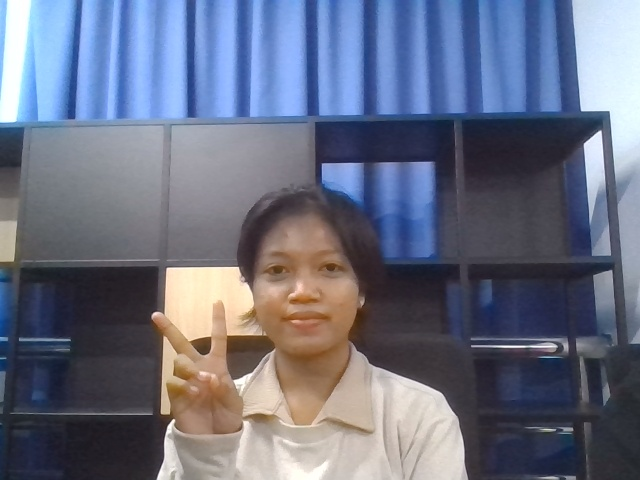
#> input picture StudiKasus1/faces/adnya/adnya (12).jpg, 640 x 480 px, given as the content of the folder ../dataset_CV/, which was not available
$ jupyter execute --allow-errors StudiKasus3.ipynb   (text cells are left out)
#> lines starting #> are read from the running program, lines starting #| are printed output that depends on the picture; pictures that were not available may be replaced by others from this repository, and a replacement may not be noted
[cell 1]
import cv2
import numpy as np
import os

[cell 2]
def haar(img):
    status = False
    face_roi = []

    # Load Haar Cascade classifier for face detection
    face_cascade = cv2.CascadeClassifier(cv2.data.haarcascades + 'haarcascade_frontalface_default.xml')

    # Convert the image to grayscale (required for face detection)
    gray = cv2.cvtColor(img, cv2.COLOR_BGR2GRAY)

    # Detect faces in the image using the face_cascade
    faces = face_cascade.detectMultiScale(gray, scaleFactor=1.5, minNeighbors=5)

    # Draw bounding boxes around the detected faces and display the image
    for (x, y, w, h) in faces:
        # Draw a rectangle around the detected face
        face_roi = img[y:y+h, x:x+w]
        status = True
    return status,face_roi

[cell 3]
#from google.colab import drive
#drive.mount('/content/drive')

[cell 4]
#menentukan direktori/folder data citra yang akan dibuka
dirname = '../dataset_CV/'

#menentukan ukuran tinggi dan lebar gambar
height = 225
width = 225
dim = (width, height)

#mengumpulkan data citra yang akan dibuka dalam satu array
tampungan_data= []
tampungan_label=[]
for path, subdirs, files in os.walk(dirname):
    print(path)
    for name in files:
        img_path = (os.path.join(path, name))

        #baca path data
        if (img_path.endswith("jpg")): #dengan file berekstensi jpg
            img = cv2.imread(img_path) #baca gambar
#> img is the input picture: shape (480, 640, 3); mean B, G, R 131.1, 111.4, 105.6

            path_parts = path.split('/')
            # Mengambil elemen terakhir dari path_parts sebagai kata terakhir
            last_word = path_parts[-1]

            #preprocessing data / segentasi  boleh dilakukan disini
            status, gambar_haar = haar(img)
#> in haar, `gray = cv2.cvtColor(img, cv2.COLOR_BGR2GRAY)`:
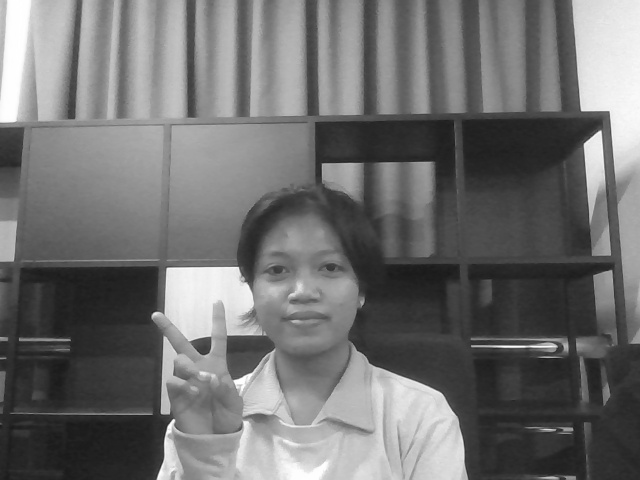
#> gray: shape (480, 640); min 25, max 255, mean 111.9
#> in haar, `faces = face_cascade.detectMultiScale(gray, scaleFactor=1.5, minNeighb..`: faces = [[244, 223, 122, 122]]
#> the loop in haar, `for (x, y, w, h) in faces:` made 1 pass
#> pass 1, in haar, `face_roi = img[y:y+h, x:x+w]`:
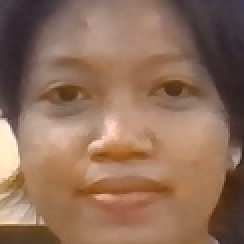
#> face_roi: shape (122, 122, 3) (shown 2 times larger); mean B, G, R 89.7, 110.2, 143.6
#> status = True
            if(status):
                resized=cv2.resize(gambar_haar,dim, interpolation=cv2.INTER_LINEAR) #resize
                tampungan_data.append(resized/255.0) #menumpuk gambar blur pada array tampungan dan di sampling
                tampungan_label.append(last_word)
    X = np.array(tampungan_data)
    y = np.array(tampungan_label)

[cell 5]
import seaborn as sns
import matplotlib.pyplot as plt

list_label=np.unique(y) #mendapatkan label unik
label_dict = {label: idx for idx, label in enumerate(list_label)} #masukkan dalam list
print(label_dict)
label_numerik = [label_dict[s] for s in y] #ubah kedalam numerik
label_numerik_array = np.array(label_numerik)

# Visualisasikan jumlah dalam plot
sns.countplot(x=label_numerik_array)
plt.xlabel('Numeric Labels')
plt.ylabel('Count')
plt.title('Count Plot for Numeric Labels')
plt.show()
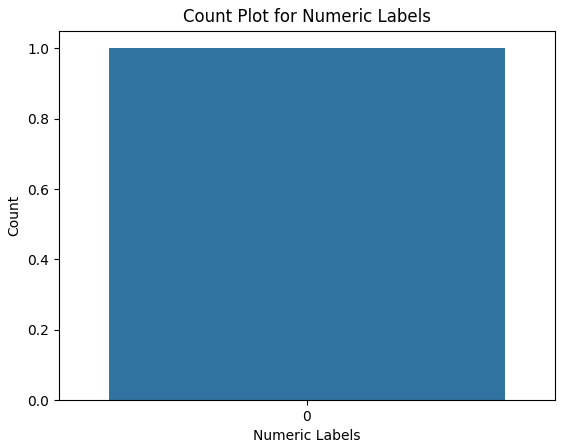
#> figure drawn by matplotlib, 1 panel

# simpan dalam file npy untuk labeling
np.save('weight/label_knn.npy', label_dict)

#> (a cell that did not finish here is left out)

[cell 7]
print(f"awal {X.shape}")
#| awal (1, 225, 225, 3)

jml_data = X.shape[0]
#> jml_data = 1
h = X.shape[1]
#> h = 225
w = X.shape[2]
#> w = 225
d = X.shape[3]
#> d = 3
flatten  = h*w*d
#> flatten = 151875
#untuk shape ML itu 1 dimensi jadi X 3 dimensi harus di reshape jadi 1dimensi
X_1d = X.reshape(jml_data, flatten)

print(f"akhir {X_1d.shape}")
#| akhir (1, 151875)

[cell 8]
from sklearn.model_selection import train_test_split #library untuk train test split

#melakukan splitting data
#> (the rest of this cell did not finish here and is left out)

[cell 9]
from sklearn.model_selection import GridSearchCV,StratifiedKFold #melakukan validasi dengan hasil skor akurasi dengan cross validation

parameters = {'n_neighbors':[1, 3, 5, 7],
             'metric': ['minkowski','euclidean','manhattan']} #masukan parameter yang akan dilakukan

from sklearn.neighbors import KNeighborsClassifier

model = KNeighborsClassifier()
# Create the StratifiedKFold cross-validation method
stratified_kfold = StratifiedKFold(n_splits=3, shuffle=True, random_state=42)


clf = GridSearchCV(model, parameters, verbose=3, cv=stratified_kfold, scoring='accuracy') #panggil gridsearch
#> (the rest of this cell did not finish here and is left out)

[cell 10]
# Visualize the metric distances for each label separately with different marker shapes
plt.figure(figsize=(6, 4))
# Dictionary to map label to marker shape
marker_dict = {0: 's', 1: '^', 2: 'o'}
# Get the distances to the k nearest neighbors for each data point
#> (the rest of this cell did not finish here and is left out)

#> (a cell that did not finish here is left out)

[cell 12]
from sklearn.metrics import classification_report , confusion_matrix

# Create a confusion matrix
#> (the rest of this cell did not finish here and is left out)

#> (a cell that did not finish here is left out)

[cell 14]
import matplotlib.pyplot as plt
import cv2
import os
import os.path
import numpy as np

url= '../dataset_CV/mahfud/IMG-20231101-WA0011.jpg'
img=cv2.imread(url)
plt.figure()
plt.title("Data Test")
plt.imshow(cv2.cvtColor(img, cv2.COLOR_BGR2RGB))
plt.show()

#pastikan langkah preprocessing yang dilakukan sama dengan data train
status,haarnya=haar(img)
#> the loop in haar (call 2), `for (x, y, w, h) in faces:` made 1 pass
convert = haarnya/255.0
img_resize = cv2.resize(convert,(225,225))
#tampilkan hasil
plt.figure()
plt.title("Hasil preprocessing")
plt.imshow(img_resize)
plt.show()


test=[img_resize.flatten()] #makukan ke list
print(f"ukuran gambar test {img_resize.flatten().shape}") #sama dengan input shape
#| ukuran gambar test (151875,)

# Mengecek hasil klasifikasi pada salah satu dataset
#> (the rest of this cell did not finish here and is left out)

[cell 15]
import pickle
#> (the rest of this cell did not finish here and is left out)

[cell 16]
import cv2
import os
import os.path
import numpy as np
from time import sleep
import pickle

def read_model(filename, path=""):
#> called with filename = 'weight\\model_haar_knn_optimasi.pkl', path = ''
    with open(os.path.join(path, filename), 'rb') as in_name:
#> (reads StudiKasus3/weight/model_haar_knn_optimasi.pkl from the repository)
        model = pickle.load(in_name)
        return model


color = (255, 0, 0)
cap = cv2.VideoCapture(0)
#> (the rest of this cell did not finish here and is left out)

[cell 17]
import cv2
import matplotlib.pyplot as plt
import os
def haar(img):
    face_roi = []
    status = False

    # Load Haar Cascade classifier for face detection
    face_cascade = cv2.CascadeClassifier(cv2.data.haarcascades + 'haarcascade_frontalface_default.xml')

    # Convert the image to grayscale (required for face detection)
    gray = cv2.cvtColor(img, cv2.COLOR_BGR2GRAY)

    # Detect faces in the image using the face_cascade
    faces = face_cascade.detectMultiScale(gray, scaleFactor=1.5, minNeighbors=5)
#> faces = [[244, 223, 122, 122]]

    # Draw bounding boxes around the detected faces and display the image
    for (x, y, w, h) in faces:
        # Draw a rectangle around the detected face
        face_roi = img[y:y+h, x:x+w]
        status = True
#> this loop made 1 pass
    return status,face_roi

[cell 18]
import cv2
import matplotlib.pyplot as plt

# Loading the image
img = cv2.imread('../dataset_CV/mahfud/IMG-20231101-WA0011.jpg')
status,haarnya=haar(img)

# Applying SIFT detector
sift = cv2.SIFT_create(500)
kpts, des = sift.detectAndCompute(haarnya, None)
#> kpts = 35 keypoints; strongest (x, y, size): (118, 80, 2.7), (48, 72, 3.5), (55, 65, 8.5), (50, 78, 5)

# Marking the keypoint on the image using circles
img=cv2.drawKeypoints(haarnya, kpts , haarnya ,flags=cv2.DRAW_MATCHES_FLAGS_DRAW_RICH_KEYPOINTS)
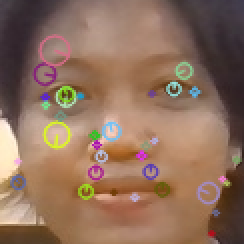
#> img: shape (122, 122, 3) (shown 2 times larger); mean B, G, R 92.3, 111.6, 143.3
print(f" jumlah keypoint terbentuk {len(kpts)}")
#|  jumlah keypoint terbentuk 35
plt.imshow(cv2.cvtColor(img, cv2.COLOR_BGR2RGB))

[cell 19]
import numpy as np
#kmeans works only on float, so convert integers to float
descriptors_float = des.astype(float)

# Perform k-means clustering and vector quantization

from scipy.cluster.vq import kmeans, vq
k = 100 #dari total 500 diambil hanya 100
#> (the rest of this cell did not finish here and is left out)

[cell 20]
#menentukan direktori/folder data citra yang akan dibuka
dirname = '../dataset_CV/'

#menentukan ukuran tinggi dan lebar gambar
height = 225
width = 225
dim = (width, height)

#BRISK is a good replacement to SIFT. ORB also works but didn;t work well for this example
sift = cv2.SIFT_create()
#mengumpulkan data citra yang akan dibuka dalam satu array
tampungan_data = []
tampungan_label = []
for path, subdirs, files in os.walk(dirname):
    print(path)
    for name in files:
        img_path = (os.path.join(path, name))  #baca path data
        if (img_path.endswith("jpg")): #dengan file berekstensi jpg
            img = cv2.imread(img_path) #baca gambar
            status, haarnya = haar(img)
            if(status):
                resized=cv2.resize(haarnya,dim, interpolation=cv2.INTER_LINEAR) #resize
                kpts, des = sift.detectAndCompute(resized, None)
#> kpts = 34 keypoints; strongest (x, y, size): (218, 147, 5.1), (12, 109, 10.3), (89, 133, 6.5), (102, 120, 15.6)
                tampungan_data.append(des)

                path_parts = path.split('/')
                # Mengambil elemen terakhir dari path_parts sebagai kata terakhir
                last_word = path_parts[-1]
                #preprocessing data / segentasi  boleh dilakukan disini
                tampungan_label.append(last_word)
    X = np.array(tampungan_data, dtype=object)
    y = np.array(tampungan_label)

[cell 21]
descriptors = None
for descriptor in X:
    if descriptors is None:
        descriptors = descriptor
    else:
        descriptors = np.vstack((descriptors, descriptor)) #gunakan untuk menggabungkan deskriptor menjadi satu tumpukan
#> this loop made 1 pass

#kmeans works only on float, so convert integers to float
descriptors_float = descriptors.astype(float)
# Perform k-means clustering and vector quantization
from scipy.cluster.vq import kmeans, vq

k = 100 #k means with 100 clusters gives lower accuracy for the aeroplane example
#> (the rest of this cell did not finish here and is left out)
